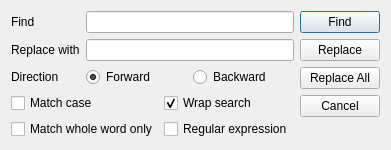
<?xml version="1.0" encoding="UTF-8"?>
<ui version="4.0">
 <class>FindReplaceDialog</class>
 <widget class="QDialog" name="FindReplaceDialog">
  <property name="geometry">
   <rect>
    <x>0</x>
    <y>0</y>
    <width>391</width>
    <height>145</height>
   </rect>
  </property>
  <property name="windowTitle">
   <string>Dialog</string>
  </property>
  <layout class="QHBoxLayout" name="horizontalLayout" stretch="1,0">
   <item>
    <layout class="QVBoxLayout" name="mainVerticalLayout">
     <item>
      <layout class="QGridLayout" name="findGridLayout" columnstretch="0,1,1">
       <item row="0" column="0">
        <widget class="QLabel" name="findLabel">
         <property name="text">
          <string>Find</string>
         </property>
         <property name="buddy">
          <cstring>findLindEdit</cstring>
         </property>
        </widget>
       </item>
       <item row="0" column="1" colspan="2">
        <widget class="QLineEdit" name="findLindEdit"/>
       </item>
       <item row="1" column="0">
        <widget class="QLabel" name="replaceLabel">
         <property name="text">
          <string>Replace with</string>
         </property>
         <property name="buddy">
          <cstring>replaceLineEdit</cstring>
         </property>
        </widget>
       </item>
       <item row="1" column="1" colspan="2">
        <widget class="QLineEdit" name="replaceLineEdit"/>
       </item>
       <item row="2" column="0">
        <widget class="QLabel" name="directonLabel">
         <property name="text">
          <string>Direction</string>
         </property>
        </widget>
       </item>
       <item row="2" column="1">
        <widget class="QRadioButton" name="forwardRadioButton">
         <property name="text">
          <string>Forward</string>
         </property>
         <property name="checked">
          <bool>true</bool>
         </property>
        </widget>
       </item>
       <item row="2" column="2">
        <widget class="QRadioButton" name="backwardRadioButton">
         <property name="text">
          <string>Backward</string>
         </property>
        </widget>
       </item>
      </layout>
     </item>
     <item>
      <layout class="QGridLayout" name="checkBoxesGridLayout">
       <item row="0" column="0">
        <widget class="QCheckBox" name="matchCaseCheckBox">
         <property name="text">
          <string>Match case</string>
         </property>
        </widget>
       </item>
       <item row="2" column="0">
        <widget class="QCheckBox" name="matchWordCheckBox">
         <property name="text">
          <string>Match whole word only</string>
         </property>
        </widget>
       </item>
       <item row="0" column="1">
        <widget class="QCheckBox" name="wrapSearchCheckBox">
         <property name="text">
          <string>Wrap search</string>
         </property>
         <property name="checked">
          <bool>true</bool>
         </property>
        </widget>
       </item>
       <item row="2" column="1">
        <widget class="QCheckBox" name="regularExpressionCheckBox">
         <property name="text">
          <string>Regular expression</string>
         </property>
        </widget>
       </item>
      </layout>
     </item>
     <item>
      <spacer name="bottomverticalSpacer">
       <property name="orientation">
        <enum>Qt::Vertical</enum>
       </property>
       <property name="sizeHint" stdset="0">
        <size>
         <width>20</width>
         <height>40</height>
        </size>
       </property>
      </spacer>
     </item>
    </layout>
   </item>
   <item>
    <layout class="QVBoxLayout" name="buttonsVerticalLayout">
     <item>
      <widget class="QPushButton" name="findPushButton">
       <property name="text">
        <string>Find</string>
       </property>
       <property name="default">
        <bool>true</bool>
       </property>
      </widget>
     </item>
     <item>
      <widget class="QPushButton" name="replacePushButton">
       <property name="text">
        <string>Replace</string>
       </property>
      </widget>
     </item>
     <item>
      <widget class="QPushButton" name="replaceAllPushButton">
       <property name="text">
        <string>Replace All</string>
       </property>
      </widget>
     </item>
     <item>
      <widget class="QPushButton" name="cancelButton">
       <property name="text">
        <string>Cancel</string>
       </property>
      </widget>
     </item>
     <item>
      <spacer name="buttontsVerticalSpacer">
       <property name="orientation">
        <enum>Qt::Vertical</enum>
       </property>
       <property name="sizeHint" stdset="0">
        <size>
         <width>20</width>
         <height>40</height>
        </size>
       </property>
      </spacer>
     </item>
    </layout>
   </item>
  </layout>
 </widget>
 <resources/>
 <connections/>
</ui>
